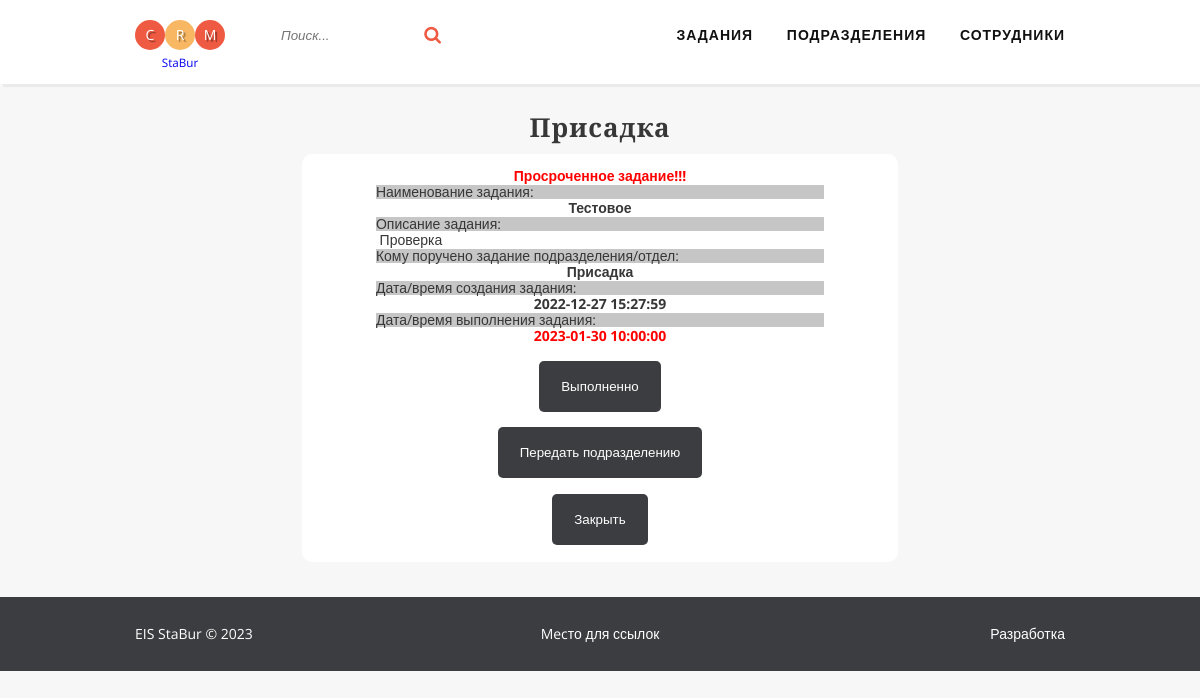
Screenshot of /tasks_view_dep.php?viewID=2 with the database file from the repository.
### tables this page shows
CREATE TABLE `department` (
  `id_depart` int(4) UNSIGNED NOT NULL,
  `name_depart` varchar(250) NOT NULL,
  `description_depart` text NOT NULL,
  `code_depart` varchar(12) NOT NULL
);

CREATE TABLE `tasks` (
  `id_task` int(12) UNSIGNED NOT NULL,
  `name_task` varchar(250) NOT NULL,
  `priority_task` varchar(100) DEFAULT NULL,
  `status_task` int(2) UNSIGNED NOT NULL,
  `description_task` text NOT NULL,
  `department_task` int(4) UNSIGNED NOT NULL,
  `datetime_create_task` datetime NOT NULL,
  `datetime_out_task` datetime NOT NULL,
  `url_task` varchar(255) NOT NULL
);

### tasks_view_dep.php (the view, shortened to what this page needs)
<!DOCTYPE html>
<html>
<?php
include_once "./inc/connectBD.php";
include_once "./inc/header.php";
?>
<div class="container">
      <div class="posts-list-taskdep">
    <article class="post">
<?php
$datetime = date('Y-m-d H:i:s');
$id = intval(isset($_GET['id']) ? $_GET['id'] : null);
$viewID = intval(isset($_GET['viewID']) ? $_GET['viewID'] : null);
if($viewID){
    $view = "SELECT * FROM tasks WHERE `id_task` = '$viewID'";
    $view_task = $pdo_conn->query($view);
    $row_view = $view_task->fetch(PDO::FETCH_ASSOC);
    $idtask = $row_view["id_task"];
    $nametask = $row_view["name_task"];
    $descripttask = $row_view["description_task"];
    $departtask = $row_view["department_task"];
    $datetime_create = $row_view["datetime_create_task"];
    $datetime_out = $row_view["datetime_out_task"];
    $urltask = $row_view["url_task"];
    $histr = "SELECT * FROM tasks_history WHERE id_task=$idtask ORDER BY `datetime_th` DESC";
    $histr_task = $pdo_conn->query($histr);
    $row_histr = $histr_task->fetch(PDO::FETCH_ASSOC);
    $departTh = $row_histr['depart_th'];
    echo "<h2 class=\"post-title\" align=\"center\">";
    $view_dt = "SELECT * FROM department";
        $view_dt = $pdo_conn->query($view_dt);
        while($row_dt = $view_dt->fetch(PDO::FETCH_ASSOC))
        {
        if($row_dt['id_depart']==$departTh) { echo "<b>" . $row_dt['name_depart']. "</b>"; }
        }
    echo "</h2>";
    if ($datetime_out <= $datetime){
        echo "<center><div class=\"block-task\"><font color=\"red\"><b>Просроченное задание!!!</b></font>";
      }
      echo "<table border=\"0\" width=\"80%\">
        <tr bgcolor=\"#c6c6c6\"><td>Наименование задания:</td></tr>
        <tr><td align=\"center\"><b>$nametask</b></td></tr>
        <tr bgcolor=\"#c6c6c6\"><td>Описание задания:</td></tr>
        <tr><td>&nbsp;$descripttask</td></tr>
        <tr bgcolor=\"#c6c6c6\"><td>Кому поручено задание подразделения/отдел:</td></tr>
        <tr><td align=\"center\">";
        $view_dt = "SELECT * FROM department";
        $view_dt = $pdo_conn->query($view_dt);
        while($row_dt = $view_dt->fetch(PDO::FETCH_ASSOC))
        {
        if($row_dt['id_depart']==$departTh) { echo "<b>" . $row_dt['name_depart']. "</b>"; }
        }
        echo "</td></tr>
        <tr bgcolor=\"#c6c6c6\"><td>Дата/время создания задания:</td></tr>
        <tr><td align=\"center\"><p><b>$datetime_create</b></p></td></tr>
        <tr bgcolor=\"#c6c6c6\"><td>Дата/время выполнения задания:</td></tr>
        <tr><td align=\"center\">";
        if ($datetime_out <= $datetime){
          echo "<font color=\"red\"><b>$datetime_out</b></font>";
        } else {
        echo "<b>$datetime_out</b>";
        }
      echo "</td></tr>
        <!--<tr bgcolor=\"#c6c6c6\"><td>Ссылка URL на файлы:</td></tr>
        <tr><td align=\"center\"><a href=''>$urltask</a></td></tr>-->
        <tr><td>&nbsp;</td></tr>
        <tr align=\"center\"><td><form method='post'><button class=\"main\" type=\"submit\" name=\"doneTask\" value=\"15\">Выполненно</button></form></td></tr>";
        if($departtask!=3){
        echo "<tr align=\"center\"><td><form method='get'><button class=\"main\" type=\"submit\" name=\"goDepart\" value=\"$idtask\">Передать подразделению</button></form></td></tr>";
        }
      echo "<tr align=\"center\"><td><form method='post'><button class=\"main\" type=\"submit\" name=\"closeTask\">Закрыть</button></form></td></tr>
        <tr></table></div></center>";
} else {
    echo "<h2 align=\"center\">Вы из какого подразделения?</h2>";
}
?>
</article>
</div>
</div>
<?php
include_once "./inc/footer.php";
?>
</body>
</html>

### css/style.css (style rules this page uses)
*, *:after, *:before { box-sizing: border-box; padding: 0; margin: 0; transition: .5s ease-in-out; }
h1, h2, h3, h4, h5, h6 { font-family: 'Playfair Display'; font-weight: normal; letter-spacing: 1px; }
body { font-family: 'Open Sans', arial, sans-serif; font-size: 14px; line-height: 1; color: #373737; background: #f7f7f7; }
header:after, .container:after, footer:after, .widget-posts-list li:after, #subscribe:after { content: ""; display: table; clear: both; }
.container { margin: 0 auto; width: 100%; max-width: 960px; padding: 0 15px; }
.posts-list-taskdep { margin-bottom: 30px; width: 64%; height: 100%; margin: 0 auto; }
.post { margin-bottom: 35px; }
.block-task { background-color: white; border-radius: 10px 10px 10px 10px; padding-top: 15px; padding-left: 15px; padding-right: 15px; margin-bottom: 20px; }
.post-title { margin-bottom: 12px; font-size: 26px; }
button.main { background: #3C3D41; color: #fff; padding: 18px 22px; margin-bottom: 1em; border: 1px transparent; border-radius: 5px; cursor:pointer; }

### rows the page displays
department: name_depart "Присадка"
tasks: name_task "Тестовое", description_task "Проверка", datetime_create_task "2022-12-27 15:27:59", datetime_out_task "2023-01-30 10:00:00"
